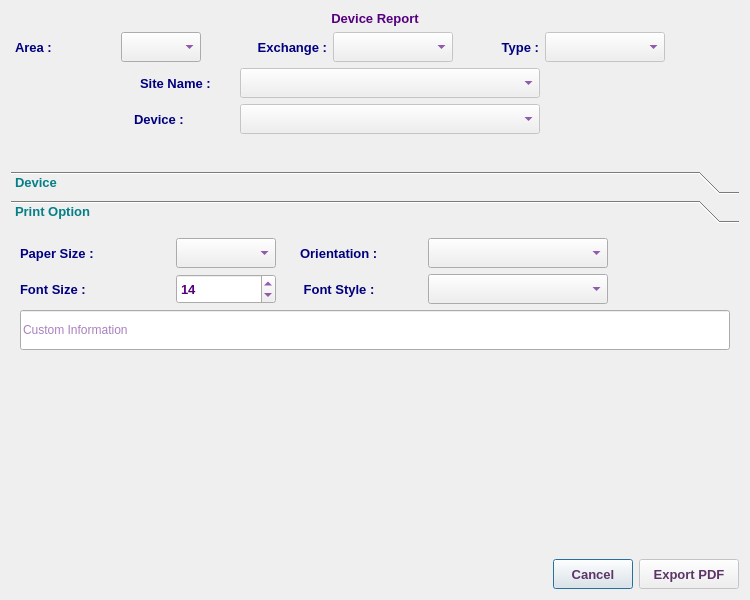
<?xml version="1.0" encoding="UTF-8"?>
<ui version="4.0">
 <class>ReportDeviceDialog</class>
 <widget class="QDialog" name="ReportDeviceDialog">
  <property name="geometry">
   <rect>
    <x>0</x>
    <y>0</y>
    <width>750</width>
    <height>600</height>
   </rect>
  </property>
  <property name="minimumSize">
   <size>
    <width>750</width>
    <height>600</height>
   </size>
  </property>
  <property name="font">
   <font>
    <family>Tahoma</family>
    <pointsize>10</pointsize>
   </font>
  </property>
  <property name="windowTitle">
   <string>Report Device</string>
  </property>
  <property name="windowIcon">
   <iconset resource="../../../../image.qrc">
    <normaloff>:/Image/report.png</normaloff>:/Image/report.png</iconset>
  </property>
  <layout class="QVBoxLayout" name="verticalLayout_2">
   <item>
    <widget class="QLabel" name="label_5">
     <property name="font">
      <font>
       <family>Tahoma</family>
       <pointsize>10</pointsize>
       <weight>75</weight>
       <bold>true</bold>
      </font>
     </property>
     <property name="styleSheet">
      <string notr="true">color: rgb(85, 0, 127);</string>
     </property>
     <property name="text">
      <string>Device Report</string>
     </property>
     <property name="alignment">
      <set>Qt::AlignCenter</set>
     </property>
    </widget>
   </item>
   <item>
    <layout class="QHBoxLayout" name="horizontalLayout_7">
     <item>
      <layout class="QVBoxLayout" name="verticalLayout">
       <item>
        <layout class="QHBoxLayout" name="horizontalLayout_4">
         <item>
          <layout class="QHBoxLayout" name="horizontalLayout">
           <item>
            <spacer name="horizontalSpacer_3">
             <property name="orientation">
              <enum>Qt::Horizontal</enum>
             </property>
             <property name="sizeHint" stdset="0">
              <size>
               <width>40</width>
               <height>20</height>
              </size>
             </property>
            </spacer>
           </item>
           <item>
            <widget class="QLabel" name="label">
             <property name="minimumSize">
              <size>
               <width>100</width>
               <height>30</height>
              </size>
             </property>
             <property name="maximumSize">
              <size>
               <width>100</width>
               <height>30</height>
              </size>
             </property>
             <property name="font">
              <font>
               <family>Tahoma</family>
               <pointsize>10</pointsize>
               <weight>75</weight>
               <bold>true</bold>
              </font>
             </property>
             <property name="styleSheet">
              <string notr="true">color: rgb(0, 0, 127);</string>
             </property>
             <property name="text">
              <string>Area :</string>
             </property>
             <property name="alignment">
              <set>Qt::AlignLeading|Qt::AlignLeft|Qt::AlignVCenter</set>
             </property>
            </widget>
           </item>
           <item>
            <widget class="QComboBox" name="areaCB">
             <property name="minimumSize">
              <size>
               <width>80</width>
               <height>30</height>
              </size>
             </property>
             <property name="maximumSize">
              <size>
               <width>80</width>
               <height>30</height>
              </size>
             </property>
             <property name="font">
              <font>
               <family>Tahoma</family>
               <pointsize>10</pointsize>
               <weight>75</weight>
               <bold>true</bold>
              </font>
             </property>
             <property name="styleSheet">
              <string notr="true">color: rgb(85, 0, 127);</string>
             </property>
            </widget>
           </item>
          </layout>
         </item>
         <item>
          <layout class="QHBoxLayout" name="horizontalLayout_2">
           <item>
            <widget class="QLabel" name="label_2">
             <property name="minimumSize">
              <size>
               <width>120</width>
               <height>30</height>
              </size>
             </property>
             <property name="maximumSize">
              <size>
               <width>120</width>
               <height>30</height>
              </size>
             </property>
             <property name="font">
              <font>
               <family>Tahoma</family>
               <pointsize>10</pointsize>
               <weight>75</weight>
               <bold>true</bold>
              </font>
             </property>
             <property name="styleSheet">
              <string notr="true">color: rgb(0, 0, 127);</string>
             </property>
             <property name="text">
              <string>Exchange :</string>
             </property>
             <property name="alignment">
              <set>Qt::AlignRight|Qt::AlignTrailing|Qt::AlignVCenter</set>
             </property>
            </widget>
           </item>
           <item>
            <widget class="QComboBox" name="abbrCB">
             <property name="enabled">
              <bool>false</bool>
             </property>
             <property name="minimumSize">
              <size>
               <width>120</width>
               <height>30</height>
              </size>
             </property>
             <property name="maximumSize">
              <size>
               <width>120</width>
               <height>30</height>
              </size>
             </property>
             <property name="font">
              <font>
               <family>Tahoma</family>
               <pointsize>10</pointsize>
               <weight>75</weight>
               <bold>true</bold>
              </font>
             </property>
             <property name="styleSheet">
              <string notr="true">color: rgb(85, 0, 127);</string>
             </property>
            </widget>
           </item>
          </layout>
         </item>
         <item>
          <layout class="QHBoxLayout" name="horizontalLayout_3">
           <item>
            <widget class="QLabel" name="label_3">
             <property name="minimumSize">
              <size>
               <width>80</width>
               <height>30</height>
              </size>
             </property>
             <property name="maximumSize">
              <size>
               <width>80</width>
               <height>30</height>
              </size>
             </property>
             <property name="font">
              <font>
               <family>Tahoma</family>
               <pointsize>10</pointsize>
               <weight>75</weight>
               <bold>true</bold>
              </font>
             </property>
             <property name="styleSheet">
              <string notr="true">color: rgb(0, 0, 127);</string>
             </property>
             <property name="text">
              <string>Type :</string>
             </property>
             <property name="alignment">
              <set>Qt::AlignRight|Qt::AlignTrailing|Qt::AlignVCenter</set>
             </property>
            </widget>
           </item>
           <item>
            <widget class="QComboBox" name="typeCB">
             <property name="enabled">
              <bool>false</bool>
             </property>
             <property name="minimumSize">
              <size>
               <width>120</width>
               <height>30</height>
              </size>
             </property>
             <property name="maximumSize">
              <size>
               <width>120</width>
               <height>30</height>
              </size>
             </property>
             <property name="font">
              <font>
               <family>Tahoma</family>
               <pointsize>10</pointsize>
               <weight>75</weight>
               <bold>true</bold>
              </font>
             </property>
             <property name="styleSheet">
              <string notr="true">color: rgb(85, 0, 127);</string>
             </property>
            </widget>
           </item>
           <item>
            <spacer name="horizontalSpacer_2">
             <property name="font">
              <font>
               <family>Tahoma</family>
               <pointsize>10</pointsize>
              </font>
             </property>
             <property name="orientation">
              <enum>Qt::Horizontal</enum>
             </property>
             <property name="sizeHint" stdset="0">
              <size>
               <width>40</width>
               <height>20</height>
              </size>
             </property>
            </spacer>
           </item>
          </layout>
         </item>
        </layout>
       </item>
       <item>
        <widget class="QFrame" name="siteFrame">
         <property name="enabled">
          <bool>false</bool>
         </property>
         <property name="font">
          <font>
           <family>Tahoma</family>
           <pointsize>10</pointsize>
          </font>
         </property>
         <property name="frameShape">
          <enum>QFrame::NoFrame</enum>
         </property>
         <property name="frameShadow">
          <enum>QFrame::Plain</enum>
         </property>
         <property name="lineWidth">
          <number>0</number>
         </property>
         <layout class="QHBoxLayout" name="horizontalLayout_6">
          <property name="spacing">
           <number>0</number>
          </property>
          <property name="leftMargin">
           <number>0</number>
          </property>
          <property name="topMargin">
           <number>0</number>
          </property>
          <property name="rightMargin">
           <number>0</number>
          </property>
          <property name="bottomMargin">
           <number>0</number>
          </property>
          <item>
           <layout class="QHBoxLayout" name="horizontalLayout_5">
            <item>
             <spacer name="horizontalSpacer_5">
              <property name="orientation">
               <enum>Qt::Horizontal</enum>
              </property>
              <property name="sizeHint" stdset="0">
               <size>
                <width>40</width>
                <height>20</height>
               </size>
              </property>
             </spacer>
            </item>
            <item>
             <widget class="QLabel" name="label_4">
              <property name="minimumSize">
               <size>
                <width>100</width>
                <height>30</height>
               </size>
              </property>
              <property name="maximumSize">
               <size>
                <width>100</width>
                <height>30</height>
               </size>
              </property>
              <property name="font">
               <font>
                <family>Tahoma</family>
                <pointsize>10</pointsize>
                <weight>75</weight>
                <bold>true</bold>
               </font>
              </property>
              <property name="styleSheet">
               <string notr="true">color: rgb(0, 0, 127);</string>
              </property>
              <property name="text">
               <string>Site Name :</string>
              </property>
              <property name="alignment">
               <set>Qt::AlignLeading|Qt::AlignLeft|Qt::AlignVCenter</set>
              </property>
             </widget>
            </item>
            <item>
             <widget class="QComboBox" name="siteCB">
              <property name="enabled">
               <bool>false</bool>
              </property>
              <property name="minimumSize">
               <size>
                <width>300</width>
                <height>30</height>
               </size>
              </property>
              <property name="maximumSize">
               <size>
                <width>300</width>
                <height>30</height>
               </size>
              </property>
              <property name="font">
               <font>
                <family>Tahoma</family>
                <pointsize>10</pointsize>
                <weight>75</weight>
                <bold>true</bold>
               </font>
              </property>
              <property name="styleSheet">
               <string notr="true">color: rgb(85, 0, 127);</string>
              </property>
             </widget>
            </item>
            <item>
             <spacer name="horizontalSpacer_4">
              <property name="font">
               <font>
                <family>Tahoma</family>
                <pointsize>10</pointsize>
               </font>
              </property>
              <property name="orientation">
               <enum>Qt::Horizontal</enum>
              </property>
              <property name="sizeHint" stdset="0">
               <size>
                <width>40</width>
                <height>20</height>
               </size>
              </property>
             </spacer>
            </item>
           </layout>
          </item>
         </layout>
        </widget>
       </item>
       <item>
        <layout class="QHBoxLayout" name="horizontalLayout_11">
         <item>
          <spacer name="horizontalSpacer_6">
           <property name="orientation">
            <enum>Qt::Horizontal</enum>
           </property>
           <property name="sizeHint" stdset="0">
            <size>
             <width>40</width>
             <height>20</height>
            </size>
           </property>
          </spacer>
         </item>
         <item>
          <widget class="QLabel" name="label_7">
           <property name="minimumSize">
            <size>
             <width>100</width>
             <height>30</height>
            </size>
           </property>
           <property name="maximumSize">
            <size>
             <width>100</width>
             <height>30</height>
            </size>
           </property>
           <property name="font">
            <font>
             <family>Tahoma</family>
             <pointsize>10</pointsize>
             <weight>75</weight>
             <bold>true</bold>
            </font>
           </property>
           <property name="styleSheet">
            <string notr="true">color: rgb(0, 0, 127);</string>
           </property>
           <property name="text">
            <string>Device :</string>
           </property>
           <property name="alignment">
            <set>Qt::AlignLeading|Qt::AlignLeft|Qt::AlignVCenter</set>
           </property>
          </widget>
         </item>
         <item>
          <widget class="QComboBox" name="deviceCB">
           <property name="enabled">
            <bool>false</bool>
           </property>
           <property name="minimumSize">
            <size>
             <width>300</width>
             <height>30</height>
            </size>
           </property>
           <property name="maximumSize">
            <size>
             <width>300</width>
             <height>30</height>
            </size>
           </property>
           <property name="font">
            <font>
             <family>Tahoma</family>
             <pointsize>10</pointsize>
             <weight>75</weight>
             <bold>true</bold>
            </font>
           </property>
           <property name="styleSheet">
            <string notr="true">color: rgb(85, 0, 127);</string>
           </property>
          </widget>
         </item>
         <item>
          <widget class="QLabel" name="saloonLbl">
           <property name="sizePolicy">
            <sizepolicy hsizetype="Expanding" vsizetype="Preferred">
             <horstretch>0</horstretch>
             <verstretch>0</verstretch>
            </sizepolicy>
           </property>
           <property name="minimumSize">
            <size>
             <width>50</width>
             <height>30</height>
            </size>
           </property>
           <property name="maximumSize">
            <size>
             <width>16777215</width>
             <height>30</height>
            </size>
           </property>
           <property name="font">
            <font>
             <family>Tahoma</family>
             <pointsize>10</pointsize>
             <weight>75</weight>
             <bold>true</bold>
            </font>
           </property>
           <property name="styleSheet">
            <string notr="true">color: rgb(85, 0, 127);</string>
           </property>
           <property name="text">
            <string/>
           </property>
          </widget>
         </item>
        </layout>
       </item>
      </layout>
     </item>
     <item>
      <widget class="QLabel" name="pix">
       <property name="minimumSize">
        <size>
         <width>64</width>
         <height>64</height>
        </size>
       </property>
       <property name="maximumSize">
        <size>
         <width>64</width>
         <height>64</height>
        </size>
       </property>
       <property name="font">
        <font>
         <family>Tahoma</family>
         <pointsize>10</pointsize>
        </font>
       </property>
       <property name="text">
        <string/>
       </property>
       <property name="pixmap">
        <pixmap resource="../../../../image.qrc">:/Image/device.png</pixmap>
       </property>
      </widget>
     </item>
    </layout>
   </item>
   <item>
    <widget class="QLabel" name="deviceLbl">
     <property name="minimumSize">
      <size>
       <width>0</width>
       <height>25</height>
      </size>
     </property>
     <property name="maximumSize">
      <size>
       <width>16777215</width>
       <height>25</height>
      </size>
     </property>
     <property name="font">
      <font>
       <family>Tahoma</family>
       <pointsize>10</pointsize>
       <weight>75</weight>
       <bold>true</bold>
      </font>
     </property>
     <property name="styleSheet">
      <string notr="true">color: rgb(0, 0, 127);</string>
     </property>
     <property name="text">
      <string/>
     </property>
     <property name="alignment">
      <set>Qt::AlignCenter</set>
     </property>
    </widget>
   </item>
   <item>
    <widget class="QToolBox" name="toolBox">
     <property name="font">
      <font>
       <weight>75</weight>
       <bold>true</bold>
      </font>
     </property>
     <property name="styleSheet">
      <string notr="true">color: rgb(4, 127, 135);</string>
     </property>
     <property name="currentIndex">
      <number>1</number>
     </property>
     <widget class="QWidget" name="page">
      <property name="geometry">
       <rect>
        <x>0</x>
        <y>0</y>
        <width>732</width>
        <height>239</height>
       </rect>
      </property>
      <attribute name="label">
       <string>Device</string>
      </attribute>
      <layout class="QVBoxLayout" name="verticalLayout_3">
       <item>
        <widget class="QTableView" name="reportTV">
         <property name="font">
          <font>
           <family>Tahoma</family>
           <pointsize>10</pointsize>
          </font>
         </property>
         <property name="styleSheet">
          <string notr="true">color: rgb(0, 0, 0);</string>
         </property>
         <property name="editTriggers">
          <set>QAbstractItemView::NoEditTriggers</set>
         </property>
         <property name="alternatingRowColors">
          <bool>true</bool>
         </property>
         <property name="selectionMode">
          <enum>QAbstractItemView::SingleSelection</enum>
         </property>
         <property name="selectionBehavior">
          <enum>QAbstractItemView::SelectRows</enum>
         </property>
        </widget>
       </item>
       <item>
        <widget class="QTableView" name="statTV">
         <property name="sizePolicy">
          <sizepolicy hsizetype="Preferred" vsizetype="Minimum">
           <horstretch>0</horstretch>
           <verstretch>0</verstretch>
          </sizepolicy>
         </property>
         <property name="minimumSize">
          <size>
           <width>0</width>
           <height>50</height>
          </size>
         </property>
         <property name="maximumSize">
          <size>
           <width>16777215</width>
           <height>150</height>
          </size>
         </property>
         <property name="font">
          <font>
           <family>Tahoma</family>
           <pointsize>10</pointsize>
          </font>
         </property>
         <property name="styleSheet">
          <string notr="true">color: rgb(0, 0, 0);</string>
         </property>
         <property name="editTriggers">
          <set>QAbstractItemView::NoEditTriggers</set>
         </property>
         <property name="alternatingRowColors">
          <bool>true</bool>
         </property>
         <property name="selectionMode">
          <enum>QAbstractItemView::SingleSelection</enum>
         </property>
         <property name="selectionBehavior">
          <enum>QAbstractItemView::SelectRows</enum>
         </property>
        </widget>
       </item>
      </layout>
     </widget>
     <widget class="QWidget" name="page_2">
      <property name="geometry">
       <rect>
        <x>0</x>
        <y>0</y>
        <width>732</width>
        <height>239</height>
       </rect>
      </property>
      <attribute name="label">
       <string>Print Option</string>
      </attribute>
      <layout class="QVBoxLayout" name="verticalLayout_4">
       <item>
        <layout class="QHBoxLayout" name="horizontalLayout_9">
         <item>
          <widget class="QLabel" name="label_6">
           <property name="minimumSize">
            <size>
             <width>150</width>
             <height>30</height>
            </size>
           </property>
           <property name="maximumSize">
            <size>
             <width>150</width>
             <height>30</height>
            </size>
           </property>
           <property name="font">
            <font>
             <family>Tahoma</family>
             <pointsize>10</pointsize>
             <weight>75</weight>
             <bold>true</bold>
            </font>
           </property>
           <property name="styleSheet">
            <string notr="true">color: rgb(0, 0, 127);</string>
           </property>
           <property name="text">
            <string>Paper Size :</string>
           </property>
          </widget>
         </item>
         <item>
          <widget class="QComboBox" name="paperCB">
           <property name="minimumSize">
            <size>
             <width>100</width>
             <height>30</height>
            </size>
           </property>
           <property name="maximumSize">
            <size>
             <width>100</width>
             <height>30</height>
            </size>
           </property>
           <property name="font">
            <font>
             <family>Tahoma</family>
             <pointsize>10</pointsize>
             <weight>75</weight>
             <bold>true</bold>
            </font>
           </property>
           <property name="styleSheet">
            <string notr="true">color: rgb(85, 0, 127);</string>
           </property>
          </widget>
         </item>
         <item>
          <widget class="QLabel" name="label_8">
           <property name="minimumSize">
            <size>
             <width>140</width>
             <height>30</height>
            </size>
           </property>
           <property name="maximumSize">
            <size>
             <width>140</width>
             <height>30</height>
            </size>
           </property>
           <property name="font">
            <font>
             <family>Tahoma</family>
             <pointsize>10</pointsize>
             <weight>75</weight>
             <bold>true</bold>
            </font>
           </property>
           <property name="styleSheet">
            <string notr="true">color: rgb(0, 0, 127);</string>
           </property>
           <property name="text">
            <string>     Orientation :</string>
           </property>
           <property name="alignment">
            <set>Qt::AlignLeading|Qt::AlignLeft|Qt::AlignVCenter</set>
           </property>
          </widget>
         </item>
         <item>
          <widget class="QComboBox" name="orientationCB">
           <property name="minimumSize">
            <size>
             <width>180</width>
             <height>30</height>
            </size>
           </property>
           <property name="maximumSize">
            <size>
             <width>180</width>
             <height>30</height>
            </size>
           </property>
           <property name="font">
            <font>
             <family>Tahoma</family>
             <pointsize>10</pointsize>
             <weight>75</weight>
             <bold>true</bold>
            </font>
           </property>
           <property name="styleSheet">
            <string notr="true">color: rgb(85, 0, 127);</string>
           </property>
          </widget>
         </item>
         <item>
          <spacer name="horizontalSpacer_7">
           <property name="font">
            <font>
             <family>Tahoma</family>
             <pointsize>10</pointsize>
            </font>
           </property>
           <property name="orientation">
            <enum>Qt::Horizontal</enum>
           </property>
           <property name="sizeHint" stdset="0">
            <size>
             <width>40</width>
             <height>20</height>
            </size>
           </property>
          </spacer>
         </item>
        </layout>
       </item>
       <item>
        <layout class="QHBoxLayout" name="horizontalLayout_10">
         <item>
          <widget class="QLabel" name="label_9">
           <property name="minimumSize">
            <size>
             <width>150</width>
             <height>30</height>
            </size>
           </property>
           <property name="maximumSize">
            <size>
             <width>150</width>
             <height>30</height>
            </size>
           </property>
           <property name="font">
            <font>
             <family>Tahoma</family>
             <pointsize>10</pointsize>
             <weight>75</weight>
             <bold>true</bold>
            </font>
           </property>
           <property name="styleSheet">
            <string notr="true">color: rgb(0, 0, 127);</string>
           </property>
           <property name="text">
            <string>Font Size :</string>
           </property>
          </widget>
         </item>
         <item>
          <widget class="QSpinBox" name="fontSizeSB">
           <property name="minimumSize">
            <size>
             <width>100</width>
             <height>30</height>
            </size>
           </property>
           <property name="maximumSize">
            <size>
             <width>100</width>
             <height>30</height>
            </size>
           </property>
           <property name="font">
            <font>
             <family>Tahoma</family>
             <pointsize>10</pointsize>
             <weight>75</weight>
             <bold>true</bold>
            </font>
           </property>
           <property name="styleSheet">
            <string notr="true">color: rgb(85, 0, 127);</string>
           </property>
           <property name="minimum">
            <number>8</number>
           </property>
           <property name="maximum">
            <number>20</number>
           </property>
           <property name="value">
            <number>14</number>
           </property>
          </widget>
         </item>
         <item>
          <widget class="QLabel" name="label_10">
           <property name="minimumSize">
            <size>
             <width>140</width>
             <height>30</height>
            </size>
           </property>
           <property name="maximumSize">
            <size>
             <width>140</width>
             <height>30</height>
            </size>
           </property>
           <property name="font">
            <font>
             <family>Tahoma</family>
             <pointsize>10</pointsize>
             <weight>75</weight>
             <bold>true</bold>
            </font>
           </property>
           <property name="styleSheet">
            <string notr="true">color: rgb(0, 0, 127);</string>
           </property>
           <property name="text">
            <string>      Font Style :</string>
           </property>
           <property name="alignment">
            <set>Qt::AlignLeading|Qt::AlignLeft|Qt::AlignVCenter</set>
           </property>
          </widget>
         </item>
         <item>
          <widget class="QComboBox" name="fontStyleCB">
           <property name="minimumSize">
            <size>
             <width>180</width>
             <height>30</height>
            </size>
           </property>
           <property name="maximumSize">
            <size>
             <width>180</width>
             <height>30</height>
            </size>
           </property>
           <property name="font">
            <font>
             <family>Tahoma</family>
             <pointsize>10</pointsize>
             <weight>75</weight>
             <bold>true</bold>
            </font>
           </property>
           <property name="styleSheet">
            <string notr="true">color: rgb(85, 0, 127);</string>
           </property>
          </widget>
         </item>
         <item>
          <spacer name="horizontalSpacer_8">
           <property name="font">
            <font>
             <family>Tahoma</family>
             <pointsize>10</pointsize>
            </font>
           </property>
           <property name="orientation">
            <enum>Qt::Horizontal</enum>
           </property>
           <property name="sizeHint" stdset="0">
            <size>
             <width>40</width>
             <height>20</height>
            </size>
           </property>
          </spacer>
         </item>
        </layout>
       </item>
       <item>
        <widget class="QLineEdit" name="customInfoLE">
         <property name="minimumSize">
          <size>
           <width>0</width>
           <height>40</height>
          </size>
         </property>
         <property name="maximumSize">
          <size>
           <width>16777215</width>
           <height>40</height>
          </size>
         </property>
         <property name="styleSheet">
          <string notr="true">color: rgb(85, 0, 127);</string>
         </property>
         <property name="placeholderText">
          <string>Custom Information</string>
         </property>
        </widget>
       </item>
       <item>
        <spacer name="verticalSpacer">
         <property name="orientation">
          <enum>Qt::Vertical</enum>
         </property>
         <property name="sizeHint" stdset="0">
          <size>
           <width>20</width>
           <height>94</height>
          </size>
         </property>
        </spacer>
       </item>
      </layout>
     </widget>
    </widget>
   </item>
   <item>
    <widget class="QLabel" name="nmsLbl">
     <property name="minimumSize">
      <size>
       <width>0</width>
       <height>30</height>
      </size>
     </property>
     <property name="maximumSize">
      <size>
       <width>16777215</width>
       <height>30</height>
      </size>
     </property>
     <property name="font">
      <font>
       <family>Tahoma</family>
       <pointsize>10</pointsize>
       <weight>75</weight>
       <bold>true</bold>
      </font>
     </property>
     <property name="styleSheet">
      <string notr="true">color: rgb(85, 0, 127);</string>
     </property>
     <property name="text">
      <string/>
     </property>
    </widget>
   </item>
   <item>
    <widget class="QLabel" name="pppoeLbl">
     <property name="minimumSize">
      <size>
       <width>0</width>
       <height>30</height>
      </size>
     </property>
     <property name="maximumSize">
      <size>
       <width>16777215</width>
       <height>30</height>
      </size>
     </property>
     <property name="font">
      <font>
       <family>Tahoma</family>
       <pointsize>10</pointsize>
       <weight>75</weight>
       <bold>true</bold>
      </font>
     </property>
     <property name="styleSheet">
      <string notr="true">color: rgb(85, 0, 127);</string>
     </property>
     <property name="text">
      <string/>
     </property>
    </widget>
   </item>
   <item>
    <layout class="QHBoxLayout" name="horizontalLayout_8">
     <item>
      <spacer name="horizontalSpacer">
       <property name="font">
        <font>
         <family>Tahoma</family>
         <pointsize>10</pointsize>
        </font>
       </property>
       <property name="orientation">
        <enum>Qt::Horizontal</enum>
       </property>
       <property name="sizeHint" stdset="0">
        <size>
         <width>40</width>
         <height>20</height>
        </size>
       </property>
      </spacer>
     </item>
     <item>
      <widget class="QPushButton" name="cancelBtn">
       <property name="sizePolicy">
        <sizepolicy hsizetype="Preferred" vsizetype="Preferred">
         <horstretch>0</horstretch>
         <verstretch>0</verstretch>
        </sizepolicy>
       </property>
       <property name="minimumSize">
        <size>
         <width>0</width>
         <height>30</height>
        </size>
       </property>
       <property name="maximumSize">
        <size>
         <width>200</width>
         <height>30</height>
        </size>
       </property>
       <property name="font">
        <font>
         <family>Tahoma</family>
         <pointsize>10</pointsize>
         <weight>75</weight>
         <bold>true</bold>
        </font>
       </property>
       <property name="styleSheet">
        <string notr="true">color: rgb(92, 53, 102);</string>
       </property>
       <property name="text">
        <string>Cancel</string>
       </property>
      </widget>
     </item>
     <item>
      <widget class="QPushButton" name="okBtn">
       <property name="enabled">
        <bool>false</bool>
       </property>
       <property name="sizePolicy">
        <sizepolicy hsizetype="Preferred" vsizetype="Preferred">
         <horstretch>0</horstretch>
         <verstretch>0</verstretch>
        </sizepolicy>
       </property>
       <property name="minimumSize">
        <size>
         <width>100</width>
         <height>30</height>
        </size>
       </property>
       <property name="maximumSize">
        <size>
         <width>200</width>
         <height>30</height>
        </size>
       </property>
       <property name="font">
        <font>
         <family>Tahoma</family>
         <pointsize>10</pointsize>
         <weight>75</weight>
         <bold>true</bold>
        </font>
       </property>
       <property name="styleSheet">
        <string notr="true">color: rgb(92, 53, 102);</string>
       </property>
       <property name="text">
        <string>Export PDF</string>
       </property>
       <property name="icon">
        <iconset resource="../../../../image.qrc">
         <normaloff>:/Image/pdf.png</normaloff>:/Image/pdf.png</iconset>
       </property>
       <property name="iconSize">
        <size>
         <width>20</width>
         <height>20</height>
        </size>
       </property>
      </widget>
     </item>
    </layout>
   </item>
  </layout>
 </widget>
 <tabstops>
  <tabstop>areaCB</tabstop>
  <tabstop>abbrCB</tabstop>
  <tabstop>typeCB</tabstop>
  <tabstop>siteCB</tabstop>
  <tabstop>deviceCB</tabstop>
  <tabstop>paperCB</tabstop>
  <tabstop>orientationCB</tabstop>
  <tabstop>fontSizeSB</tabstop>
  <tabstop>fontStyleCB</tabstop>
  <tabstop>okBtn</tabstop>
  <tabstop>cancelBtn</tabstop>
 </tabstops>
 <resources>
  <include location="../../../../image.qrc"/>
 </resources>
 <connections/>
</ui>
